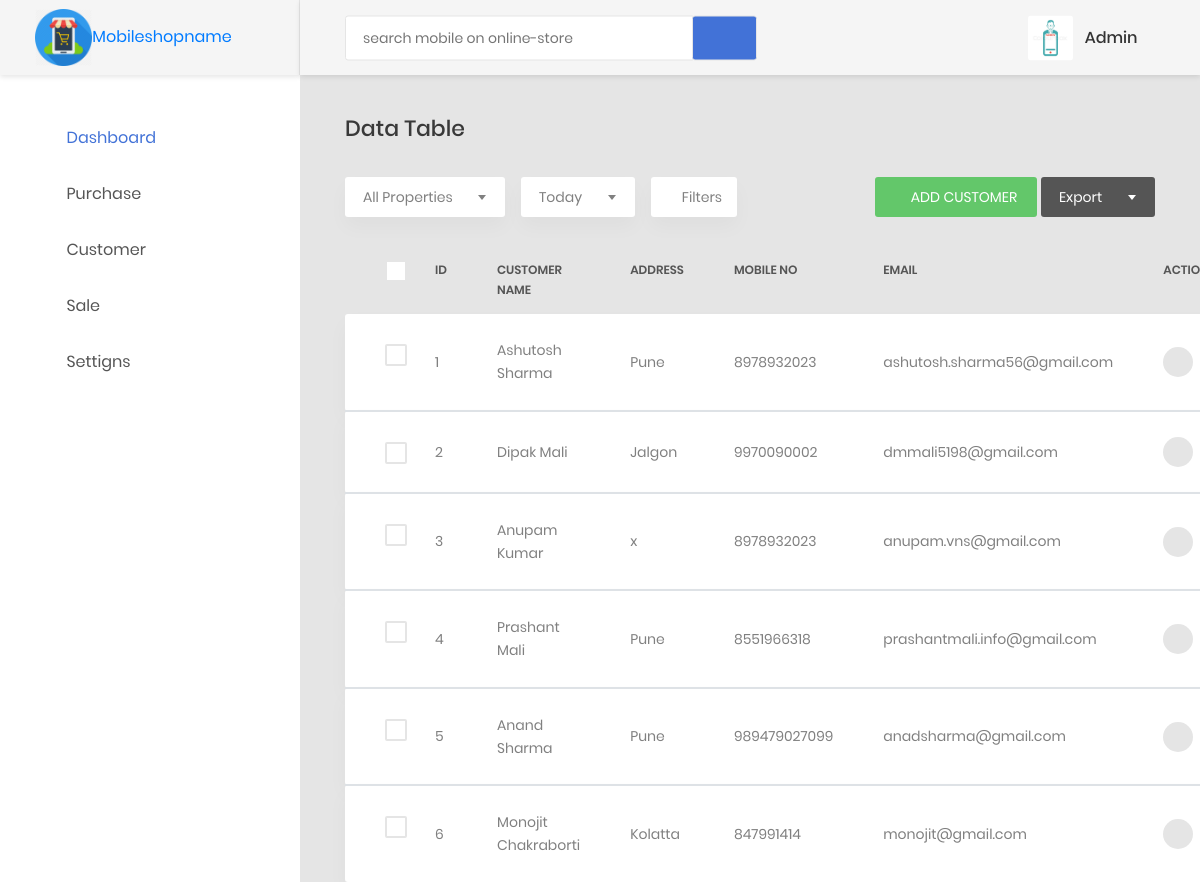
/viewcustomers (signed in), run on the app's committed database.
### models/create_models.py (models this page shows, shortened)
class User(db.Model, UserMixin):
    __tablename__ = 'users'
    id = db.Column(db.Integer, primary_key=True)
    username = db.Column(db.Unicode(255), nullable=False, server_default=u'', unique=True, index=True)
    password = db.Column(db.String(255), nullable=False, server_default='')
    role = db.Column(db.Enum(RolesAvailable))
    email = db.Column(db.Unicode(255), nullable=False, server_default=u'', unique=True, index=True)
    created_at = db.Column(db.DateTime, nullable=False, default=datetime.utcnow)
    updated_at = db.Column(db.DateTime, nullable=False, default=datetime.utcnow, onupdate=datetime.utcnow)

class Customer(db.Model):
    __tablename__='customers'
    c_id = db.Column(db.Integer,primary_key=True)
    customer_name = db.Column(db.String(255),nullable=False)
    c_address =db.Column(db.String(255),nullable=False)
    c_mobileno=db.Column(db.Integer,nullable=False)
    c_email=db.Column(db.String(255),nullable=False)
    register_date=db.Column(db.DateTime, nullable=False, default=datetime.utcnow)
    modified_date = db.Column(db.DateTime, nullable=False, default=datetime.utcnow, onupdate=datetime.utcnow)
    sales=db.relationship("SalesItems",backref="customers",lazy=True)

### customers/customers.py (the view)
@customer.route("/viewcustomers")
def viewcustomers():
    customers = Customer.query.all()
    return render_template('static priya mobile/customers/viewcustomers.html',customers=customers)

### customers/customers.py (called while the page is built)
@customer.before_app_request
def load_logged_in_user():
    user_id = session.get('user_id')
    if user_id is None:
        g.user = None
    else:
        g.user = User.query.filter_by(id=user_id).first()

### users/adduser.py (called while the page is built)
@auth.before_app_request
def load_logged_in_user():
    user_id = session.get('user_id')
    if user_id is None:
        g.user = None
    else:
        g.user = User.query.filter_by(id=user_id).first()

### templates/static priya mobile/customers/viewcustomers.html (shortened to what this page needs)
{% extends 'static priya mobile/base1.html' %}
{% block content %}
{% if g.user %}
                        <div class="row">
                            <div class="col-md-12">
                                <h3 class="title-5 m-b-35">data table</h3>
                                <div class="table-data__tool">
                                    <div class="table-data__tool-left">
                                        <div class="rs-select2--light rs-select2--md">
                                        </div>
                                        <div class="rs-select2--light rs-select2--sm">
                                        </div>
                                        <button class="au-btn-filter">
                                            <i class="zmdi zmdi-filter-list"></i>filters</button>
                                    </div>
                                    <div class="table-data__tool-right">
                                         <a href="{{ url_for('customer.addcustomer') }}"><button class="au-btn au-btn-icon au-btn--green au-btn--small">
                                             <i class="zmdi zmdi-plus"></i>Add Customer</button></a>
                                        <div class="rs-select2--dark rs-select2--sm rs-select2--dark2">
                                        </div>
                                    </div>
                                </div>
                                <div class="table-responsive table-responsive-data2">
                                    <table class="table table-data2">
                                        <thead>
                                            <tr>
                                                <th>
                                                    <label class="au-checkbox">
                                                        <span class="au-checkmark"></span>
                                                    </label>
                                                </th>
                                                <th>ID</th>
                                                <th>Customer Name</th>
                                                <th>Address</th>
                                                <th>Mobile No</th>
                                                <th>Email</th>
                                                <th>Actions</th>
                                            </tr>
                                        </thead>
                                        {% for customer in customers %}
                                        <tbody>
                                            <tr class="tr-shadow">
                                                <td>
                                                    <label class="au-checkbox">
                                                        <span class="au-checkmark"></span>
                                                    </label>
                                                </td>
                                                <td>
                                                    {{ customer.c_id }}
                                                </td>
                                                <td>
                                                    {{ customer.customer_name }}
                                                </td>
                                                <td>
                                                    {{ customer.c_address }}
                                                </td>
                                                <td>
                                                    {{ customer.c_mobileno}}
                                                </td>
                                                <td>
                                                    {{ customer.c_email }}
                                                </td>
                                                <td>
                                                    <div class="table-data-feature">
                                                        <a href="{{ url_for('customer.updatecustomer' , id=customer.c_id) }}"><button class="item" data-toggle="tooltip" data-placement="top" title="Edit">
                                                            <i class="zmdi zmdi-edit"></i>
                                                    </button></a>&nbsp;&nbsp;
                                                    </div>
                                                </td>
                                            </tr>
                                        </tbody>
                                        {% endfor %}
                                    </table>
                                </div>
              {% endif %}
          {% endblock %}

### templates/static priya mobile/base1.html (shortened to what this page needs)
<!DOCTYPE html>
<html lang="en">
<head>
    <link href="{{ url_for('static', filename='css/font-face.css') }}" rel="stylesheet" media="all">
    <link href="{{ url_for('static', filename = 'vendor/font-awesome-4.7/css/font-awesome.min.css') }}" rel="stylesheet" media="all">
    <link href="{{ url_for('static', filename = 'vendor/font-awesome-5/css/fontawesome-all.min.css') }}" rel="stylesheet" media="all">
    <link href="{{ url_for('static', filename = 'vendor/mdi-font/css/material-design-iconic-font.min.css') }}" rel="stylesheet" media="all">
    <link href="{{ url_for('static', filename = 'vendor/bootstrap-4.1/bootstrap.min.css') }}" rel="stylesheet" media="all">
    <link href="{{ url_for('static', filename = 'vendor/animsition/animsition.min.css') }}" rel="stylesheet" media="all">
    <link href="{{ url_for('static', filename =  'vendor/bootstrap-progressbar/bootstrap-progressbar-3.3.4.min.css') }}" rel="stylesheet" media="all">
    <link href="{{ url_for('static', filename = 'vendor/wow/animate.css') }}" rel="stylesheet" media="all">
    <link href="{{ url_for('static', filename = 'vendor/css-hamburgers/hamburgers.min.css') }}" rel="stylesheet" media="all">
    <link href="{{ url_for('static', filename = 'vendor/slick/slick.css" rel="stylesheet') }}" media="all">
    <link href="{{ url_for('static', filename = 'vendor/select2/select2.min.css') }}" rel="stylesheet" media="all">
    <link href="{{ url_for('static', filename = 'vendor/perfect-scrollbar/perfect-scrollbar.css') }}" rel="stylesheet" media="all">
    <link href="{{ url_for('static', filename = 'css/theme.css') }}" rel="stylesheet" media="all">
</head>
<body class="animsition">
    <div class="page-wrapper">
        <aside class="menu-sidebar d-none d-lg-block">
            <div class="logo">
                <a href="#">
                    <img src="{{ url_for('static',filename='images/icon/mshop.png') }}" alt="mobileshop" id="i1"/>Mobileshopname
                </a>
            </div>
            {% if g.user %}
            <div class="menu-sidebar__content js-scrollbar1">
                <nav class="navbar-sidebar">
                    <ul class="list-unstyled navbar__list">
                        <li class="active has-sub">
                            <a class="js-arrow" href="{{ url_for('order.totalsale') }}">
                                <i class="fa fa-home"></i>Dashboard</a>
                        </li>
                        <li>
                            <a class="js-arrow" href="#">
                                <i class="fa fa-shopping-cart"></i>Purchase</a>
                        </li>
                        <li>
                            <a class="js-arrow" href="#">
                                <i class="fa fa-address-card"></i>Customer</a>
                        </li>
                        <li>
                            <a class="js-arrow" href="#">
                                <i class="fa fa-cart-plus"></i>Sale</a>
                        </li>
                        <li>
                            <a class="js-arrow" href="#">
                                <i class="fa fa-share"></i>Settigns</a>
                        </li>
                    </ul>
                </nav>
            </div>
            {% endif %}
        </aside>
        <div class="page-container">
            <header class="header-desktop">
                <div class="section__content section__content--p30">
                    <div class="container-fluid">
                        <div class="header-wrap">
                            <form class="form-header" action="" method="POST">
                                <input class="au-input au-input--xl" type="text" name="search" placeholder="search mobile on online-store" />
                                <button class="au-btn--submit" type="submit">
                                    <a href="https://www.amazon.in/s/ref=nb_sb_noss_2?url=search-alias%3Daps&field-keywords=Apple&rh=i%3Aaps%2Ck%3AApple"><i class="zmdi zmdi-search"></i></a>
                                </button>
                            </form>
                            <div class="header-button">
                                {% if g.user %}
                                <div class="account-wrap">
                                    <div class="account-item clearfix js-item-menu">
                                        <div class="image">
                                            <img src="{{ url_for('static', filename='images/icon/admin.png') }}">
                                        </div>
                                        <div class="content">
                                            <a class="js-acc-btn" href="#">{{ g.user.username }}</a>
                                        </div>
                                        {% endif %}
                                    </div>
                                </div>
                            </div>
                        </div>
                    </div>
                </div>
            </header>
            <div class="main-content">
                <div class="section__content section__content--p30">
                    <div class="container-fluid">
                       {% block content %}
                        {% endblock %}
                    </div>
                </div>
            </div>
    </div>
</body>
</html>

### templates/static priya mobile/base1.html (style rules this page uses)
#i1 { max-width: 25%; height: 20; }

### data on the page
User: user.username "Admin"
Customer: c_id "1", customer_name "Ashutosh Sharma", c_address "Pune", c_mobileno "8978932023", c_email "ashutosh.sharma56@gmail.com"
Customer: c_id "2", customer_name "Dipak Mali", c_address "Jalgon", c_mobileno "9970090002", c_email "dmmali5198@gmail.com"
Customer: c_id "3", customer_name "Anupam Kumar", c_address "x", c_mobileno "8978932023", c_email "anupam.vns@gmail.com"
Customer: c_id "4", customer_name "Prashant Mali", c_address "Pune", c_mobileno "8551966318", c_email "prashantmali.info@gmail.com"
Customer: c_id "5", customer_name "Anand Sharma", c_address "Pune", c_mobileno "989479027099", c_email "anadsharma@gmail.com"
Customer: c_id "6", customer_name "Monojit Chakraborti", c_address "Kolatta", c_mobileno "847991414", c_email "monojit@gmail.com"
